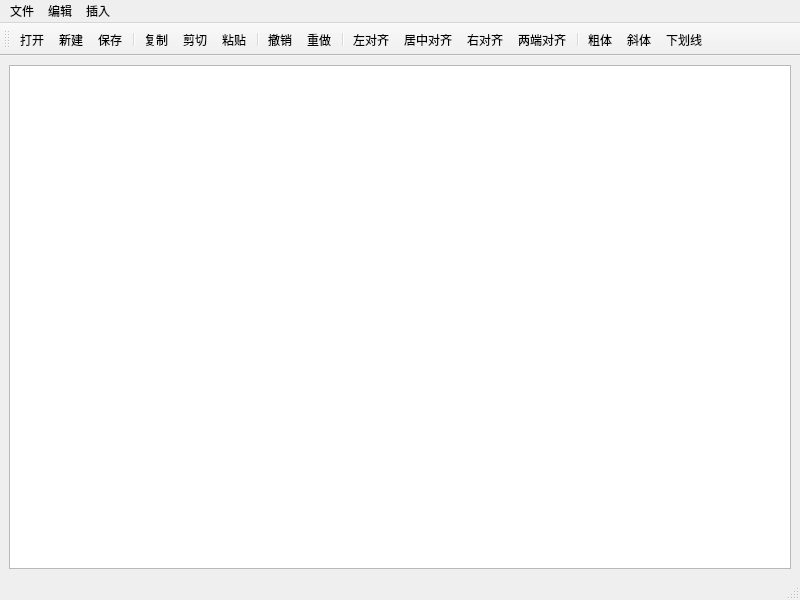
<?xml version="1.0" encoding="UTF-8"?>
<ui version="4.0">
 <class>WordEditor</class>
 <widget class="QMainWindow" name="WordEditor">
  <property name="geometry">
   <rect>
    <x>0</x>
    <y>0</y>
    <width>800</width>
    <height>600</height>
   </rect>
  </property>
  <property name="windowTitle">
   <string>WordEditor</string>
  </property>
  <widget class="QWidget" name="centralwidget">
   <layout class="QVBoxLayout" name="verticalLayout">
    <item>
     <widget class="QTextEdit" name="textEdit"/>
    </item>
   </layout>
  </widget>
  <widget class="QMenuBar" name="menubar">
   <property name="geometry">
    <rect>
     <x>0</x>
     <y>0</y>
     <width>800</width>
     <height>27</height>
    </rect>
   </property>
   <widget class="QMenu" name="file_menu">
    <property name="title">
     <string>文件</string>
    </property>
    <addaction name="new_action"/>
    <addaction name="open_action"/>
    <addaction name="separator"/>
    <addaction name="save_action"/>
    <addaction name="saveAs_action"/>
    <addaction name="separator"/>
    <addaction name="quit_action"/>
   </widget>
   <widget class="QMenu" name="edit_menu">
    <property name="title">
     <string>编辑</string>
    </property>
    <addaction name="undo_action"/>
    <addaction name="redo_action"/>
    <addaction name="separator"/>
    <addaction name="copy_action"/>
    <addaction name="cut_action"/>
    <addaction name="paste_action"/>
    <addaction name="separator"/>
    <addaction name="find_replace_action"/>
   </widget>
   <widget class="QMenu" name="insert_menu">
    <property name="title">
     <string>插入</string>
    </property>
    <addaction name="image_action"/>
   </widget>
   <addaction name="file_menu"/>
   <addaction name="edit_menu"/>
   <addaction name="insert_menu"/>
  </widget>
  <widget class="QStatusBar" name="statusbar"/>
  <widget class="QToolBar" name="toolBar">
   <property name="windowTitle">
    <string>toolBar</string>
   </property>
   <attribute name="toolBarArea">
    <enum>TopToolBarArea</enum>
   </attribute>
   <attribute name="toolBarBreak">
    <bool>false</bool>
   </attribute>
   <addaction name="open_action"/>
   <addaction name="new_action"/>
   <addaction name="save_action"/>
   <addaction name="separator"/>
   <addaction name="copy_action"/>
   <addaction name="cut_action"/>
   <addaction name="paste_action"/>
   <addaction name="separator"/>
   <addaction name="undo_action"/>
   <addaction name="redo_action"/>
   <addaction name="separator"/>
   <addaction name="left_align_action"/>
   <addaction name="mid_align_action"/>
   <addaction name="right_align_action"/>
   <addaction name="just_align_action"/>
   <addaction name="separator"/>
   <addaction name="bold_action"/>
   <addaction name="italic_action"/>
   <addaction name="under_line_action"/>
  </widget>
  <action name="new_action">
   <property name="icon">
    <iconset resource="icon.qrc">
     <normaloff>:/icons/new.png</normaloff>:/icons/new.png</iconset>
   </property>
   <property name="text">
    <string>新建</string>
   </property>
   <property name="shortcut">
    <string>Ctrl+N</string>
   </property>
  </action>
  <action name="open_action">
   <property name="icon">
    <iconset resource="icon.qrc">
     <normaloff>:/icons/open.png</normaloff>:/icons/open.png</iconset>
   </property>
   <property name="text">
    <string>打开</string>
   </property>
   <property name="shortcut">
    <string>Ctrl+O</string>
   </property>
  </action>
  <action name="save_action">
   <property name="icon">
    <iconset resource="icon.qrc">
     <normaloff>:/icons/save.png</normaloff>:/icons/save.png</iconset>
   </property>
   <property name="text">
    <string>保存</string>
   </property>
   <property name="shortcut">
    <string>Ctrl+S</string>
   </property>
  </action>
  <action name="saveAs_action">
   <property name="icon">
    <iconset resource="icon.qrc">
     <normaloff>:/icons/saveas.png</normaloff>:/icons/saveas.png</iconset>
   </property>
   <property name="text">
    <string>另存为</string>
   </property>
   <property name="shortcut">
    <string>Ctrl+Shift+S</string>
   </property>
  </action>
  <action name="quit_action">
   <property name="text">
    <string>退出</string>
   </property>
  </action>
  <action name="undo_action">
   <property name="icon">
    <iconset resource="icon.qrc">
     <normaloff>:/icons/undo.png</normaloff>:/icons/undo.png</iconset>
   </property>
   <property name="text">
    <string>撤销</string>
   </property>
   <property name="shortcut">
    <string>Ctrl+Z</string>
   </property>
  </action>
  <action name="redo_action">
   <property name="icon">
    <iconset resource="icon.qrc">
     <normaloff>:/icons/redo.png</normaloff>:/icons/redo.png</iconset>
   </property>
   <property name="text">
    <string>重做</string>
   </property>
   <property name="shortcut">
    <string>Ctrl+R</string>
   </property>
  </action>
  <action name="copy_action">
   <property name="icon">
    <iconset resource="icon.qrc">
     <normaloff>:/icons/copy.png</normaloff>:/icons/copy.png</iconset>
   </property>
   <property name="text">
    <string>复制</string>
   </property>
   <property name="shortcut">
    <string>Ctrl+C</string>
   </property>
  </action>
  <action name="cut_action">
   <property name="icon">
    <iconset resource="icon.qrc">
     <normaloff>:/icons/cut.png</normaloff>:/icons/cut.png</iconset>
   </property>
   <property name="text">
    <string>剪切</string>
   </property>
   <property name="shortcut">
    <string>Ctrl+X</string>
   </property>
  </action>
  <action name="paste_action">
   <property name="icon">
    <iconset resource="icon.qrc">
     <normaloff>:/icons/paste.png</normaloff>:/icons/paste.png</iconset>
   </property>
   <property name="text">
    <string>粘贴</string>
   </property>
   <property name="shortcut">
    <string>Ctrl+V</string>
   </property>
  </action>
  <action name="find_replace_action">
   <property name="icon">
    <iconset resource="icon.qrc">
     <normaloff>:/icons/find.png</normaloff>:/icons/find.png</iconset>
   </property>
   <property name="text">
    <string>查找和替换</string>
   </property>
   <property name="shortcut">
    <string>Ctrl+F</string>
   </property>
  </action>
  <action name="image_action">
   <property name="icon">
    <iconset resource="icon.qrc">
     <normaloff>:/icons/image.png</normaloff>:/icons/image.png</iconset>
   </property>
   <property name="text">
    <string>图片</string>
   </property>
  </action>
  <action name="left_align_action">
   <property name="icon">
    <iconset resource="icon.qrc">
     <normaloff>:/icons/left.png</normaloff>:/icons/left.png</iconset>
   </property>
   <property name="text">
    <string>左对齐</string>
   </property>
   <property name="menuRole">
    <enum>QAction::TextHeuristicRole</enum>
   </property>
  </action>
  <action name="mid_align_action">
   <property name="icon">
    <iconset resource="icon.qrc">
     <normaloff>:/icons/middle.png</normaloff>:/icons/middle.png</iconset>
   </property>
   <property name="text">
    <string>居中对齐</string>
   </property>
   <property name="menuRole">
    <enum>QAction::TextHeuristicRole</enum>
   </property>
  </action>
  <action name="right_align_action">
   <property name="icon">
    <iconset resource="icon.qrc">
     <normaloff>:/icons/right.png</normaloff>:/icons/right.png</iconset>
   </property>
   <property name="text">
    <string>右对齐</string>
   </property>
   <property name="menuRole">
    <enum>QAction::TextHeuristicRole</enum>
   </property>
  </action>
  <action name="just_align_action">
   <property name="icon">
    <iconset resource="icon.qrc">
     <normaloff>:/icons/just.png</normaloff>:/icons/just.png</iconset>
   </property>
   <property name="text">
    <string>两端对齐</string>
   </property>
   <property name="toolTip">
    <string>两端对齐</string>
   </property>
   <property name="menuRole">
    <enum>QAction::TextHeuristicRole</enum>
   </property>
  </action>
  <action name="under_line_action">
   <property name="icon">
    <iconset resource="icon.qrc">
     <normaloff>:/icons/underline.png</normaloff>:/icons/underline.png</iconset>
   </property>
   <property name="text">
    <string>下划线</string>
   </property>
   <property name="menuRole">
    <enum>QAction::TextHeuristicRole</enum>
   </property>
  </action>
  <action name="bold_action">
   <property name="icon">
    <iconset resource="icon.qrc">
     <normaloff>:/icons/bold.png</normaloff>:/icons/bold.png</iconset>
   </property>
   <property name="text">
    <string>粗体</string>
   </property>
   <property name="menuRole">
    <enum>QAction::TextHeuristicRole</enum>
   </property>
  </action>
  <action name="italic_action">
   <property name="icon">
    <iconset resource="icon.qrc">
     <normaloff>:/icons/i.png</normaloff>:/icons/i.png</iconset>
   </property>
   <property name="text">
    <string>斜体</string>
   </property>
   <property name="menuRole">
    <enum>QAction::TextHeuristicRole</enum>
   </property>
  </action>
 </widget>
 <resources>
  <include location="icon.qrc"/>
 </resources>
 <connections/>
</ui>
